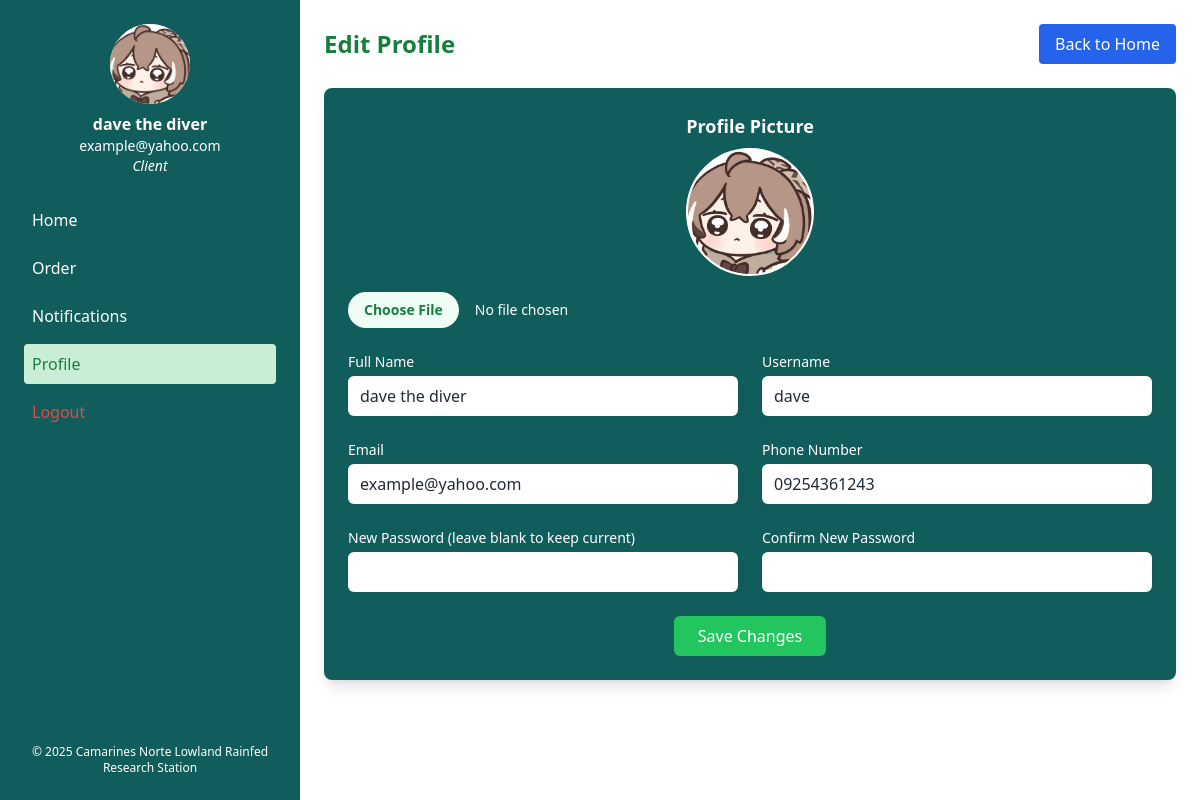
/clientprofile.php (signed in), run on the app's committed database.
### tables this page shows
CREATE TABLE `client_acc` (
  `email` varchar(255) NOT NULL,
  `password` varchar(255) NOT NULL,
  `phone_number` varchar(255) NOT NULL,
  `username` varchar(255) NOT NULL,
  `full_name` varchar(255) NOT NULL,
  `profile_pic` varchar(255) NOT NULL,
  `client_ID` int(255) NOT NULL
);

### clientprofile.php (the view, shortened to what this page needs)
<?php
$conn = new mysqli("localhost", "root", "", "capstone");
$login_identifier = isset($_SESSION['username']) ? $_SESSION['username'] : $_SESSION['email'];
if (isset($_SESSION['username'])) {
    $sql = "SELECT full_name, email, username, phone_number, profile_pic FROM client_acc WHERE username = ?";
} else {
    $sql = "SELECT full_name, email, username, phone_number, profile_pic FROM client_acc WHERE email = ?";
}
$stmt = $conn->prepare($sql);
$stmt->bind_param("s", $login_identifier);
$stmt->execute();
$result = $stmt->get_result();
if ($result->num_rows > 0) {
    $user_data = $result->fetch_assoc();
    $full_name = $user_data['full_name'];
    $email = $user_data['email'];
    $username = $user_data['username'];
    $phone_number = $user_data['phone_number'];
    $profile_pic = $user_data['profile_pic'];
    $user_type = "Client";
}
function displayProfileImage($profile_pic) {
    if ($profile_pic && strlen($profile_pic) > 0) {
        return $profile_pic;
    } else {
        return "profile.jpg";
    }
}
$profileImageSrc = displayProfileImage($profile_pic);
?>
<!DOCTYPE html>
<html lang="en">
<head>
    <script src="https://cdn.tailwindcss.com"></script>
</head>
<body class="flex">
    <aside class="w-1/4 bg-[#115D5B] p-6 h-screen flex flex-col justify-between text-white">
    <div>
        <div class="flex flex-col items-center text-center">
            <img src="<?php echo htmlspecialchars($profileImageSrc); ?>" alt="Profile" class="w-20 h-20 rounded-full mb-2 object-cover bg-white">
            <h2 class="font-bold"><?php echo htmlspecialchars($full_name); ?></h2>
            <p class="text-sm"><?php echo htmlspecialchars($email); ?></p>
            <p class="text-sm italic"><?php echo htmlspecialchars($user_type); ?></p>
        </div>
        <nav class="mt-6 ">
    <ul class="space-y-2">
        <li><a href="clientpage.php" class="block p-2 hover:bg-[#CAEED5] hover:text-green-700 rounded">Home</a></li>
        <li><a href="clientorder.php" class="block p-2 hover:bg-[#CAEED5] hover:text-green-700 rounded">Order</a></li>
        <li><a href="#" class="block p-2 hover:bg-[#CAEED5] hover:text-green-700 rounded">Notifications</a></li>
        <li><a href="clientprofile.php" class="block p-2 bg-[#CAEED5] text-green-700 rounded hover:bg-gray-300">Profile</a></li>
        <li><a href="#" class="block p-2 text-red-500 hover:text-red-700" onclick="openLogoutModal()">Logout</a></li>
    </ul>
</nav>
        </div>
        <footer class="text-center text-xs">&copy; 2025 Camarines Norte Lowland Rainfed Research Station</footer>
    </aside>
    <main class="w-3/4 p-6 bg-white">
        <header class="flex justify-between items-center mb-6">
            <h1 class="text-2xl font-bold text-green-700">Edit Profile</h1>
            <a href="clientpage.php" class="bg-blue-600 text-white px-4 py-2 rounded">Back to Home</a>
        </header>
        <div class="bg-[#115D5B] p-6 rounded-lg shadow-lg text-white">
            <form action="<?php echo htmlspecialchars($_SERVER["PHP_SELF"]); ?>" method="post" enctype="multipart/form-data" class="space-y-6">
                <div class="flex flex-col items-center mb-6">
                    <h3 class="text-lg font-bold mb-2">Profile Picture</h3>
                    <img id="image-preview" src="<?php echo htmlspecialchars($profileImageSrc); ?>" alt="Profile Preview" class="w-32 h-32 rounded-full object-cover border-2 border-white mb-4 bg-white">
                    <input type="file" name="profile_pic" id="profile_pic" accept="image/*"
                           class="block w-full text-sm text-white file:mr-4 file:py-2 file:px-4
                                  file:rounded-full file:border-0 file:text-sm file:font-semibold
                                  file:bg-green-50 file:text-green-700 hover:file:bg-green-100"
                           onchange="previewImage(event)">
                </div>
                <div class="grid grid-cols-2 gap-6">
                    <div>
                        <label for="full_name" class="block text-sm font-medium">Full Name</label>
                        <input type="text" name="full_name" id="full_name" value="<?php echo htmlspecialchars($full_name); ?>"
                               class="mt-1 block w-full rounded-md border-gray-300 shadow-sm focus:border-green-500 focus:ring focus:ring-green-500 focus:ring-opacity-50
                                      bg-white text-gray-800 px-3 py-2">
                    </div>
                    <div>
                        <label for="username" class="block text-sm font-medium">Username</label>
                        <input type="text" name="username" id="username" value="<?php echo htmlspecialchars($username); ?>"
                               class="mt-1 block w-full rounded-md border-gray-300 shadow-sm focus:border-green-500 focus:ring focus:ring-green-500 focus:ring-opacity-50
                                      bg-white text-gray-800 px-3 py-2">
                    </div>
                    <div>
                        <label for="email" class="block text-sm font-medium">Email</label>
                        <input type="email" name="email" id="email" value="<?php echo htmlspecialchars($email); ?>"
                               class="mt-1 block w-full rounded-md border-gray-300 shadow-sm focus:border-green-500 focus:ring focus:ring-green-500 focus:ring-opacity-50
                                      bg-white text-gray-800 px-3 py-2">
                    </div>
                    <div>
                        <label for="phone_number" class="block text-sm font-medium">Phone Number</label>
                        <input type="text" name="phone_number" id="phone_number" value="<?php echo htmlspecialchars($phone_number); ?>"
                               class="mt-1 block w-full rounded-md border-gray-300 shadow-sm focus:border-green-500 focus:ring focus:ring-green-500 focus:ring-opacity-50
                                      bg-white text-gray-800 px-3 py-2">
                    </div>
                    <div>
                        <label for="password" class="block text-sm font-medium">New Password (leave blank to keep current)</label>
                        <input type="password" name="password" id="password"
                               class="mt-1 block w-full rounded-md border-gray-300 shadow-sm focus:border-green-500 focus:ring focus:ring-green-500 focus:ring-opacity-50
                                      bg-white text-gray-800 px-3 py-2">
                    </div>
                    <div>
                        <label for="confirm_password" class="block text-sm font-medium">Confirm New Password</label>
                        <input type="password" name="confirm_password" id="confirm_password"
                               class="mt-1 block w-full rounded-md border-gray-300 shadow-sm focus:border-green-500 focus:ring focus:ring-green-500 focus:ring-opacity-50
                                      bg-white text-gray-800 px-3 py-2">
                    </div>
                </div>
                <div class="flex justify-center mt-6">
                    <button type="submit" class="bg-green-500 text-white px-6 py-2 rounded-md hover:bg-green-600 focus:outline-none focus:ring-2 focus:ring-green-500 focus:ring-opacity-50">
                        Save Changes
                    </button>
                </div>
            </form>
        </div>
    </main>
</body>
</html>

### data on the page
client_acc: profile_pic (picture), full_name "dave the diver", email "example@yahoo.com", username "dave", phone_number "09254361243"

### other printed values
$user_type "Client"
